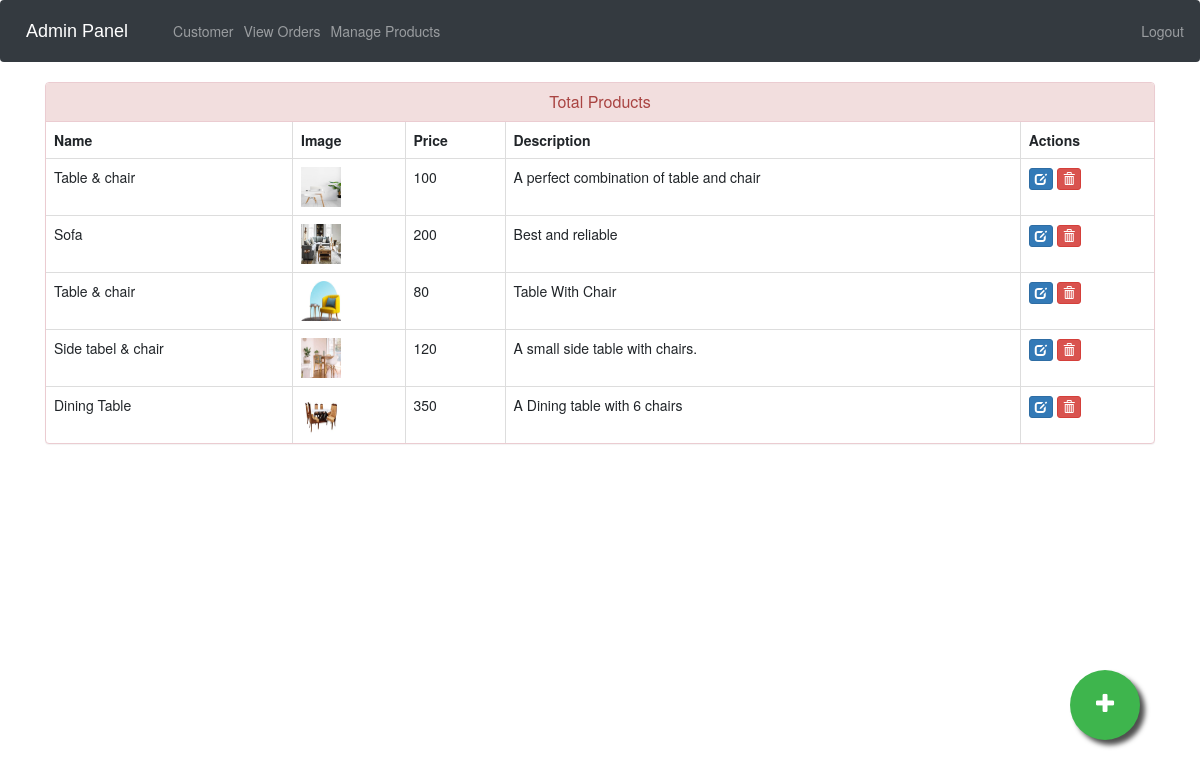
Screenshot of /admin-products (signed in) with the database file from the repository.
### Ecommerce_App/models.py (models this page shows, shortened)
class Product(models.Model):
    name=models.CharField(max_length=40)
    product_image= models.ImageField(upload_to='product_image/',null=True,blank=True)
    price = models.PositiveIntegerField()
    description=models.CharField(max_length=40)

### Ecommerce_App/views.py (the view)
# urls.py: path('admin-products', views.admin_products_view,name='admin-products'),
@login_required(login_url='adminlogin')
def admin_products_view(request):
    products=models.Product.objects.all()
    return render(request,'admin_products.html',{'products':products})

### template/admin_products.html (shortened to what this page needs)
{% extends 'admin_base.html' %}
{% load static %}
{% block body %}
<head>
  <link href="//netdna.bootstrapcdn.com/bootstrap/3.0.0/css/bootstrap.min.css" rel="stylesheet" id="bootstrap-css">
</head>
<div class="container">
  <div class="panel panel-danger">
    <div class="panel-heading">
      <h6 class="panel-title">Total Products</h6>
    </div>
    <table class="table table-hover table-bordered" id="dev-table">
      <thead>
        <tr>
          <th>Name</th>
          <th>Image</th>
          <th>Price</th>
          <th>Description</th>
          <th>Actions</th>
        </tr>
      </thead>
      {% for p in products %}
      {% if p %}
      <tr>
        <td> {{p.name}}</td>
        <td> <img src="{% static p.product_image.url %}" alt="Profile Pic" height="40px" width="40px" /></td>
        <td>{{p.price}}</td>
        <td>{{p.description}}</td>
        <td><a class="btn btn-primary btn-xs" href="{% url 'update-product' pk=p.id  %}"><span
              class="glyphicon glyphicon-edit"></span></a>
          <a class="btn btn-danger btn-xs" href="{% url 'delete-product' pk=p.id  %}"><span
              class="glyphicon glyphicon-trash"></span></a>
        </td>
      </tr>
      {%else%}
      <br><br><br>
      <h1>No Products!!</h1>
      {% endif %}
      {% endfor %}
    </table>
  </div>
</div>
<a href="/admin-add-product" class="float">
  <i class="fa fa-plus my-float"></i>
</a>
{% endblock%}

### template/admin_base.html (style rules this page uses)
.fa { font-size: 23px; width: 60px; text-align: center; text-decoration: none; margin: 5px 2px; border-radius: 50%; }

### template/admin_products.html (style rules this page uses)
a:link { text-decoration: none; }
h6 { text-align: center; }
.float { position: fixed; width: 70px; height: 70px; bottom: 60px; right: 60px; background-color: #3eb54d; color: #FFF; border-radius: 50px; text-align: center; box-shadow: 5px 5px 5px #505050; }
.my-float { margin-top: 22px; }

### rows the page displays
Product: name "Table & chair", product_image (picture), price "100", description "A perfect combination of table and chair"
Product: name "Sofa", product_image (picture), price "200", description "Best and reliable"
Product: name "Table & chair", product_image (picture), price "80", description "Table With Chair"
Product: name "Side tabel & chair", product_image (picture), price "120", description "A small side table with chairs."
Product: name "Dining Table", product_image (picture), price "350", description "A Dining table with 6 chairs"
